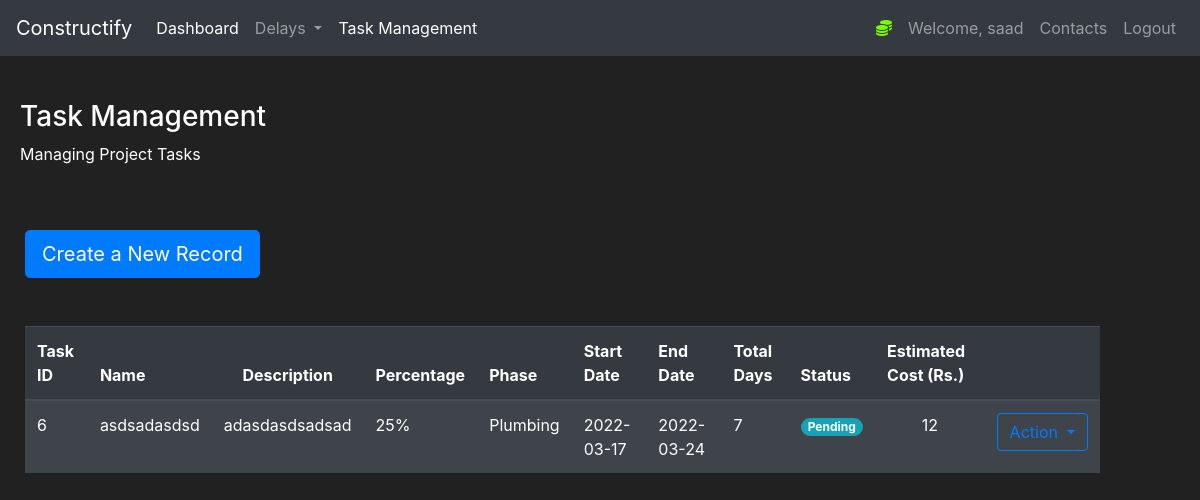
Page /Tasks (signed in) on the earlier database version.
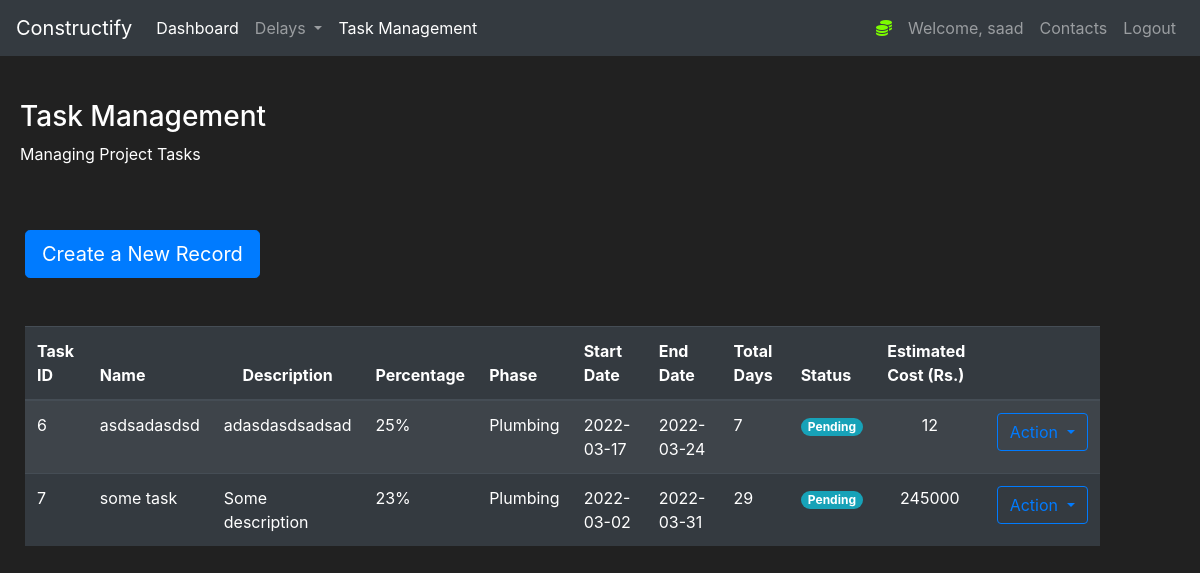
Same page on the later database version.
### construct/models.py (models this page shows)
class Tasks(db.Model):
    id = db.Column(db.Integer(), nullable=False, primary_key=True)
    Name = db.Column(db.String(length=30), nullable=False)
    description = db.Column(db.String(length=30), nullable=False)
    phase = db.Column(db.String(length=30), nullable=False)
    Percentage = db.Column(db.Integer(), nullable=False)
    start_date = db.Column(db.String(length=30), nullable=False)
    end_date = db.Column(db.String(length=30), nullable=False)
    status = db.Column(db.String(length=30), nullable=True, default="Pending")
    total_estimated_cost = db.Column(db.String(length=30), nullable=False)
    total_days = db.Column(db.Integer(), nullable=False)

### construct/routes.py (the view, shortened to what this page needs)
@app.route("/Tasks", methods=['GET', 'POST'])
@login_required
def Taskpage():
    taskform = TaskForm()
    tasks = Tasks.query.all()
    pending_tasks= Tasks.query.filter(Tasks.status == "Pending").count()
    completed_tasks= Tasks.query.filter(Tasks.status == "Completed").count()
    inprogress_tasks= Tasks.query.filter(Tasks.status == "In Progress").count()
    data = {'Task' : 'Status', 'Pending' : pending_tasks, 'In Progress' : inprogress_tasks, 'Completed' : completed_tasks}
    ganttdata = [1, 'foo']
    if request.method == "GET":
        return render_template('Tasks.html', tasks=tasks, taskform=taskform, inprogress_tasks=inprogress_tasks,completed_tasks=completed_tasks, pending_tasks=pending_tasks, data=data)

### construct/models.py (called while the page is built)
@login_manager.user_loader
def load_user(user_id):
    return User.query.get(int(user_id))

### construct/templates/Tasks.html (shortened to what this page needs)
{% extends 'base.html' %}
{% block content%}
<div style="margin-top:20px;margin-left:20px">
    <h3>Task Management</h3>
    <p>Managing Project Tasks</p>
</div>
<div class="row" style="margin-top:20px;margin-left:10px">
    <div class="col-11">
        <br>
        <button type="button" class="btn btn-primary btn-lg" data-toggle="modal" data-target="#TaskModal"
            data-whatever="@mdo">Create a New Record</button>
        <br><br><br>
        <table class="table table-striped table-dark">
            <thead>
                <tr>
                    <th scope="col">Task ID</th>
                    <th scope="col">Name</th>
                    <th width="10% scope=" col">
                        <center>Description</center>
                    </th>
                    <th width="10% scope=" col">Percentage</th>
                    <th scope="col">Phase</th>
                    <th scope="col">Start Date</th>
                    <th scope="col">End Date</th>
                    <th scope="col">Total Days</th>
                    <th scope="col">Status</th>
                    <th scope="col">Estimated Cost (Rs.)</th>
                    <th scope="col"></th>
                </tr>
            </thead>
            <tbody>
                {% for task in tasks %}
                <tr>
                    <td>{{task.id}}</td>
                    <td>{{task.Name}}</td>
                    <td width="5%">{{task.description}}</td>
                    <td width="5%">{{task.Percentage}}%</td>
                    <td>{{task.phase}}</td>
                    <td>{{task.start_date}}</td>
                    <td>{{task.end_date}}</td>
                    <td>{{task.total_days}}</td>
                    {% if 'Pending' in task.status %}
                    <td><span class="badge badge-pill badge-info">{{task.status}}</span></td>
                    {% endif %}
                    <td>
                        <center>{{task.total_estimated_cost}}</center>
                    </td>
                    <td>
                        <div class="btn-group">
                            <button type="button" class="btn btn-outline-primary dropdown-toggle" data-toggle="dropdown"
                                aria-haspopup="true" aria-expanded="false">
                                Action
                            </button>
                        </div>
                    </td>
                </tr>
                {% endfor %}
            </tbody>
        </table>
    </div>
</div>
</div>
{% endblock %}

Differences in the rows shown:
added Tasks: id "7", Name "some task", description "Some description", Percentage "23", phase "Plumbing", start_date "2022-03-02", end_date "2022-03-31", total_days "29", status "Pending", total_estimated_cost "245000"
